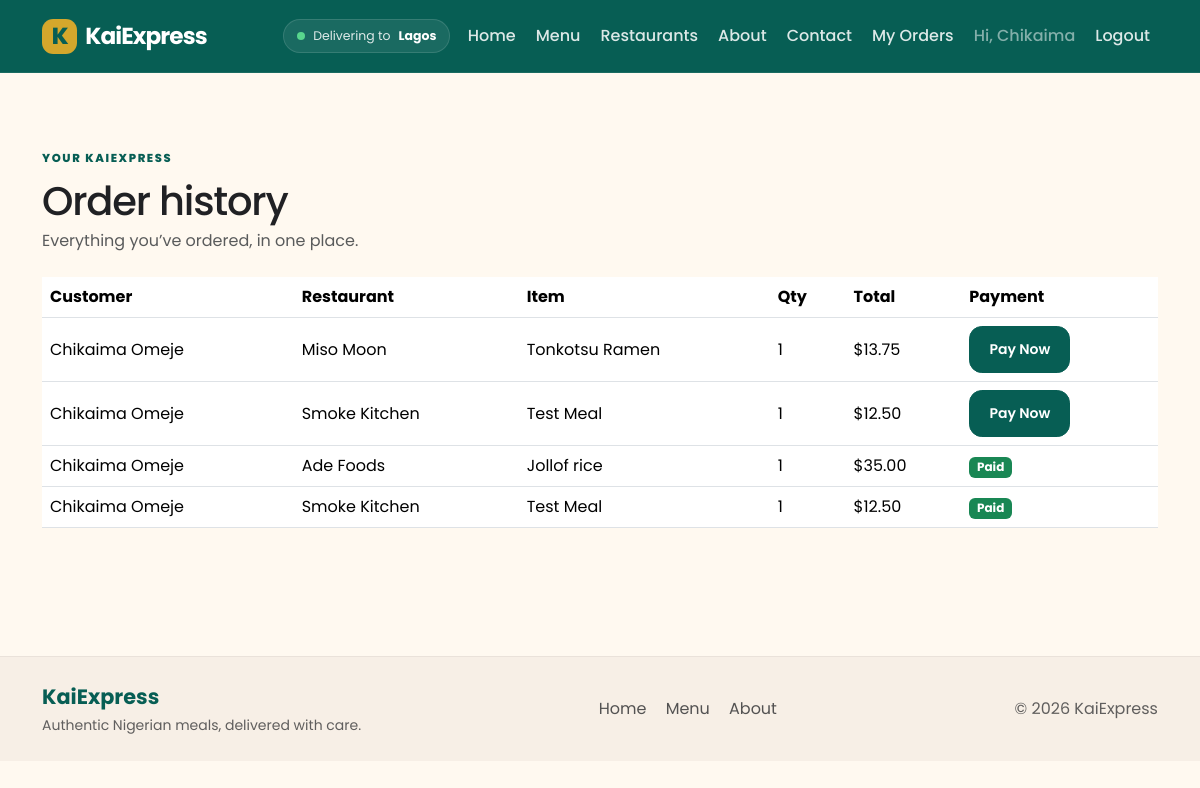
The app's page /orders (signed in) with its own data.
### packages/models.py (models this page shows, shortened)
class User(db.Model, UserMixin):
    __tablename__ = "users"
    id = db.Column(db.Integer, primary_key=True)
    name = db.Column(db.String(100), nullable=False)
    email = db.Column(db.String(120), unique=True, nullable=False)
    password_hash = db.Column(db.String(255), nullable=False)
    is_restaurant = db.Column(db.Boolean, default=False)
    cuisine = db.Column(db.String(80))
    city = db.Column(db.String(80))
    menu_items = db.relationship(
        "MenuItem",
        backref="restaurant",
        lazy=True
    )
    customer_orders = db.relationship(
        "Order",
        foreign_keys="Order.customer_id",
        backref="customer",
        lazy=True
    )
    restaurant_orders = db.relationship(
        "Order",
        foreign_keys="Order.restaurant_id",
        backref="restaurant",
        lazy=True
    )

class Order(db.Model):
    __tablename__ = "orders"
    id = db.Column(db.Integer, primary_key=True)
    restaurant_id = db.Column(
        db.Integer,
        db.ForeignKey("users.id"),
        nullable=False
    )
    customer_id = db.Column(
        db.Integer,
        db.ForeignKey("users.id")
    )
    menu_item_id = db.Column(
        db.Integer,
        db.ForeignKey("menu_items.id"),
        nullable=False
    )
    customer_name = db.Column(db.String(100))
    quantity = db.Column(db.Integer, default=1)
    price = db.Column(db.Float)
    payment_status = db.Column(db.String(20), nullable=False, default="pending")
    payment_method = db.Column(db.String(30))
    payment_reference = db.Column(db.String(120), unique=True)
    paid_at = db.Column(db.DateTime)
    created_at = db.Column(
        db.DateTime,
        default=datetime.utcnow
    )
    menu_item = db.relationship(
        "MenuItem"
    )

class MenuItem(db.Model):
    __tablename__ = "menu_items"
    id = db.Column(db.Integer, primary_key=True)
    title = db.Column(db.String(120), nullable=False)
    description = db.Column(db.Text, nullable=False)
    price = db.Column(db.Float, nullable=False)
    restaurant_id = db.Column(
        db.Integer,
        db.ForeignKey("users.id"),
        nullable=False
    )

### packages/user_routes.py (the view)
    @app.route("/orders")
    @login_required
    def orders():
        if current_user.is_restaurant:
            return redirect(url_for("restaurant_dashboard"))
        orders = Order.query.filter_by(customer_id=current_user.id).order_by(Order.created_at.desc()).all()
        return render_template("user/orders.html", orders=orders)

### packages/templates/user/orders.html (shortened to what this page needs)
{% extends "base.html" %}
{% block content %}
<div class="page-heading mb-4">
  <span class="eyebrow text-primary">YOUR KAIEXPRESS</span>
  <h1 class="mt-2 mb-1">Order history</h1>
  <p class="text-muted mb-0">Everything you&rsquo;ve ordered, in one place.</p>
</div>
{% if orders %}
<div class="table-responsive order-table-wrap">
  <table class="table table-hover align-middle">
    <thead>
      <tr>
        <th>Customer</th>
        <th>Restaurant</th>
        <th>Item</th>
        <th>Qty</th>
        <th>Total</th>
          <th>Payment</th>
      </tr>
    </thead>
    <tbody>
      {% for order in orders %}
      <tr>
        <td>{{ order.customer_name }}</td>
        <td>{{ order.restaurant.name }}</td>
        <td>{{ order.menu_item.title }}</td>
        <td>{{ order.quantity }}</td>
        <td>${{ '%.2f'|format(order.price * order.quantity) }}</td>
          <td>
            {% if order.payment_status == 'paid' %}
            <span class="badge text-bg-success">Paid</span>
            {% elif order.payment_status == 'pending' and order.payment_method == 'cash_on_delivery' %}
            <span class="badge text-bg-warning">Pay on delivery</span>
            {% else %}
            <a class="btn btn-sm btn-dark" href="{{ url_for('payment_checkout', order_id=order.id) }}">Pay Now</a>
            {% endif %}
          </td>
      </tr>
      {% endfor %}
    </tbody>
  </table>
</div>
{% else %}
<p class="lead">You have no orders yet. Visit the home page to place your first order.</p>
{% endif %}
{% endblock %}

### packages/templates/base.html (shortened to what this page needs)
<!doctype html>
<html lang="en">
  <head>
    <link href="https://cdn.jsdelivr.net/npm/bootstrap@5.3.3/dist/css/bootstrap.min.css" rel="stylesheet">
    <link href="{{ url_for('static', filename='app.css') }}" rel="stylesheet">
  </head>
  <body>
    <nav class="navbar navbar-expand-lg navbar-dark" aria-label="Main navigation">
      <div class="container">
        <a class="navbar-brand fw-bold d-flex align-items-center gap-2" href="{{ url_for('home') }}">
          <span class="brand-mark">K</span>
          <span>KaiExpress</span>
        </a>
        <div class="collapse navbar-collapse" id="navMenu">
          <ul class="navbar-nav ms-auto mb-2 mb-lg-0 align-items-lg-center gap-lg-1">
            <li class="nav-item"><span class="location-pill"><span class="location-dot"></span> Delivering to <strong>Lagos</strong></span></li>
            <li class="nav-item"><a class="nav-link" href="{{ url_for('home') }}">Home</a></li>
            <li class="nav-item"><a class="nav-link" href="#menu">Menu</a></li>
            <li class="nav-item"><a class="nav-link" href="#restaurants">Restaurants</a></li>
            <li class="nav-item"><a class="nav-link" href="#about">About</a></li>
            <li class="nav-item"><a class="nav-link" href="#contact">Contact</a></li>
            {% if current_user.is_authenticated %}
              {% if current_user.is_restaurant %}
                <li class="nav-item"><a class="nav-link" href="{{ url_for('restaurant_dashboard') }}">Dashboard</a></li>
                <li class="nav-item"><a class="nav-link" href="{{ url_for('restaurant_profile') }}">Profile</a></li>
              {% else %}
                <li class="nav-item"><a class="nav-link" href="{{ url_for('orders') }}">My Orders</a></li>
              {% endif %}
              <li class="nav-item"><span class="nav-link text-white-50">Hi, {{ current_user.name.split(' ')[0] }}</span></li>
              <li class="nav-item"><a class="nav-link" href="{{ url_for('logout') }}">Logout</a></li>
            {% else %}
              <li class="nav-item"><a class="nav-link" href="{{ url_for('login') }}">Login</a></li>
              <li class="nav-item"><a class="nav-link" href="{{ url_for('register') }}">Register</a></li>
            {% endif %}
          </ul>
        </div>
      </div>
    </nav>
    <main id="main-content" class="container my-5">
      {% block content %}{% endblock %}
    </main>
    <footer class="site-footer" id="contact">
      <div class="container d-flex flex-wrap justify-content-between gap-3 align-items-center">
        <div>
          <div class="footer-brand">KaiExpress</div>
          <small>Authentic Nigerian meals, delivered with care.</small>
        </div>
        <div class="footer-links">
          <a href="{{ url_for('home') }}">Home</a>
          <a href="#menu">Menu</a>
          <a href="#about">About</a>
        </div>
        <div class="footer-copy">&copy; 2026 KaiExpress</div>
      </div>
    </footer>
  </body>
</html>

### packages/static/app.css (style rules this page uses)
:root { --kai-emerald: #075E54; --kai-gold: #D4A72C; --kai-cream: #FFF9F0; --kai-charcoal: #202124; --kai-white: #FFFFFF; --kai-terracotta: #C85C3B; --kai-sand: #F4EAE0; --kai-line: rgba(20, 25, 30, 0.08); --kai-shadow: rgba(15, 23, 42, 0.08); --bs-primary: var(--kai-emerald); --bs-primary-rgb: 7, 94, 84; }
html, body { min-height: 100%; }
body { display: flex; flex-direction: column; background: var(--kai-cream); color: var(--kai-charcoal); font-family: 'Poppins', sans-serif; }
main { flex: 1 0 auto; }
h1, h2, h3, h4, h5, h6 { color: var(--kai-charcoal); letter-spacing: -0.03em; }
p { margin-bottom: 0; }
.btn { border-radius: 0.8rem; font-weight: 600; padding: 0.75rem 1.2rem; }
.navbar { background: var(--kai-emerald); border-bottom: 1px solid rgba(255,255,255,0.08); padding: 0.85rem 0; }
.navbar .nav-link { border-radius: 0.6rem; color: rgba(255,255,255,0.86); font-weight: 500; }
.navbar-brand { letter-spacing: -0.04em; font-size: 1.45rem; }
.location-pill { display: inline-flex; align-items: center; gap: .5rem; padding: .42rem .8rem; margin-right: .35rem; background: rgba(255,255,255,0.08); border: 1px solid rgba(255,255,255,0.12); border-radius: 999px; color: rgba(255,255,255,.86); font-size: .78rem; }
.location-pill strong { color: white; }
.location-dot, .status-dot { width: .5rem; height: .5rem; display: inline-block; border-radius: 50%; background: #58d68d; }
.brand-mark { display: grid; width: 2.2rem; height: 2.2rem; place-items: center; border-radius: 0.7rem; color: var(--kai-emerald); background: var(--kai-gold); font-weight: 800; }
.eyebrow { display: inline-block; font-size: 0.72rem; font-weight: 800; letter-spacing: 0.14em; text-transform: uppercase; color: var(--kai-emerald); }
.btn-dark { background: var(--kai-emerald); border-color: var(--kai-emerald); }
.site-footer { background: #f7efe6; border-top: 1px solid rgba(20,25,30,0.06); padding: 1.5rem 0; margin-top: 4rem; }
.footer-brand { font-size: 1.3rem; font-weight: 700; color: var(--kai-emerald); }
.footer-links { display: flex; gap: 1.2rem; flex-wrap: wrap; }
.footer-links a { color: rgba(32,33,36,0.76); text-decoration: none; }
.footer-copy, .site-footer small { color: rgba(32,33,36,0.7); }

### records on screen
User: name "Chikaima"
Order: customer_name "Chikaima Omeje", restaurant.name "Miso Moon", menu_item "Tonkotsu Ramen", quantity "1", order.price*order.quantity "13.75"
Order: customer_name "Chikaima Omeje", restaurant.name "Smoke Kitchen", menu_item "Test Meal", quantity "1", order.price*order.quantity "12.50"
Order: customer_name "Chikaima Omeje", restaurant.name "Ade Foods", menu_item "Jollof rice", quantity "1", order.price*order.quantity "35.00", payment_status "Paid"
Order: customer_name "Chikaima Omeje", restaurant.name "Smoke Kitchen", menu_item "Test Meal", quantity "1", order.price*order.quantity "12.50", payment_status "Paid"
